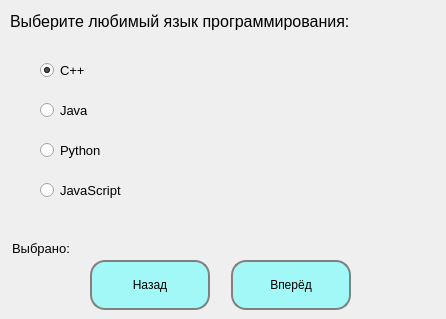
<?xml version="1.0" encoding="UTF-8"?>
<ui version="4.0">
 <class>MainWindow</class>
 <widget class="QMainWindow" name="MainWindow">
  <property name="geometry">
   <rect>
    <x>0</x>
    <y>0</y>
    <width>446</width>
    <height>319</height>
   </rect>
  </property>
  <property name="minimumSize">
   <size>
    <width>446</width>
    <height>319</height>
   </size>
  </property>
  <property name="maximumSize">
   <size>
    <width>446</width>
    <height>319</height>
   </size>
  </property>
  <property name="windowTitle">
   <string>MainWindow</string>
  </property>
  <widget class="QWidget" name="centralwidget">
   <widget class="QPushButton" name="btn_back">
    <property name="geometry">
     <rect>
      <x>90</x>
      <y>260</y>
      <width>120</width>
      <height>50</height>
     </rect>
    </property>
    <property name="font">
     <font>
      <family>Segoe UI</family>
     </font>
    </property>
    <property name="styleSheet">
     <string notr="true">border: 2px solid gray;
border-radius: 15px;
background: rgb(85, 255, 255, 0.5);</string>
    </property>
    <property name="text">
     <string>Назад</string>
    </property>
   </widget>
   <widget class="QLabel" name="label_img">
    <property name="geometry">
     <rect>
      <x>170</x>
      <y>43</y>
      <width>241</width>
      <height>181</height>
     </rect>
    </property>
    <property name="text">
     <string/>
    </property>
   </widget>
   <widget class="QPushButton" name="btn_next">
    <property name="geometry">
     <rect>
      <x>231</x>
      <y>260</y>
      <width>120</width>
      <height>50</height>
     </rect>
    </property>
    <property name="font">
     <font>
      <family>Segoe UI</family>
     </font>
    </property>
    <property name="styleSheet">
     <string notr="true">border: 2px solid gray;
border-radius: 15px;
background: rgb(85, 255, 255, 0.5);</string>
    </property>
    <property name="text">
     <string>Вперёд</string>
    </property>
   </widget>
   <widget class="QLabel" name="label_task">
    <property name="geometry">
     <rect>
      <x>10</x>
      <y>6</y>
      <width>431</width>
      <height>31</height>
     </rect>
    </property>
    <property name="font">
     <font>
      <family>Segoe UI</family>
      <pointsize>12</pointsize>
     </font>
    </property>
    <property name="text">
     <string>Выберите любимый язык программирования:</string>
    </property>
   </widget>
   <widget class="QLabel" name="label_selected">
    <property name="geometry">
     <rect>
      <x>12</x>
      <y>240</y>
      <width>321</width>
      <height>16</height>
     </rect>
    </property>
    <property name="font">
     <font>
      <family>Segoe UI</family>
      <pointsize>10</pointsize>
     </font>
    </property>
    <property name="text">
     <string>Выбрано:</string>
    </property>
   </widget>
   <widget class="QRadioButton" name="radioButton_4">
    <property name="geometry">
     <rect>
      <x>40</x>
      <y>180</y>
      <width>111</width>
      <height>20</height>
     </rect>
    </property>
    <property name="font">
     <font>
      <family>Segoe UI</family>
      <pointsize>10</pointsize>
     </font>
    </property>
    <property name="text">
     <string>JavaScript</string>
    </property>
   </widget>
   <widget class="QRadioButton" name="radioButton_2">
    <property name="geometry">
     <rect>
      <x>40</x>
      <y>100</y>
      <width>111</width>
      <height>20</height>
     </rect>
    </property>
    <property name="font">
     <font>
      <family>Segoe UI</family>
      <pointsize>10</pointsize>
     </font>
    </property>
    <property name="text">
     <string>Java</string>
    </property>
   </widget>
   <widget class="QRadioButton" name="radioButton_1">
    <property name="geometry">
     <rect>
      <x>40</x>
      <y>60</y>
      <width>95</width>
      <height>20</height>
     </rect>
    </property>
    <property name="font">
     <font>
      <family>Segoe UI</family>
      <pointsize>10</pointsize>
     </font>
    </property>
    <property name="text">
     <string>C++</string>
    </property>
    <property name="checked">
     <bool>true</bool>
    </property>
   </widget>
   <widget class="QRadioButton" name="radioButton_3">
    <property name="geometry">
     <rect>
      <x>40</x>
      <y>140</y>
      <width>121</width>
      <height>20</height>
     </rect>
    </property>
    <property name="font">
     <font>
      <family>Segoe UI</family>
      <pointsize>10</pointsize>
     </font>
    </property>
    <property name="text">
     <string>Python</string>
    </property>
   </widget>
  </widget>
 </widget>
 <resources/>
 <connections/>
</ui>
